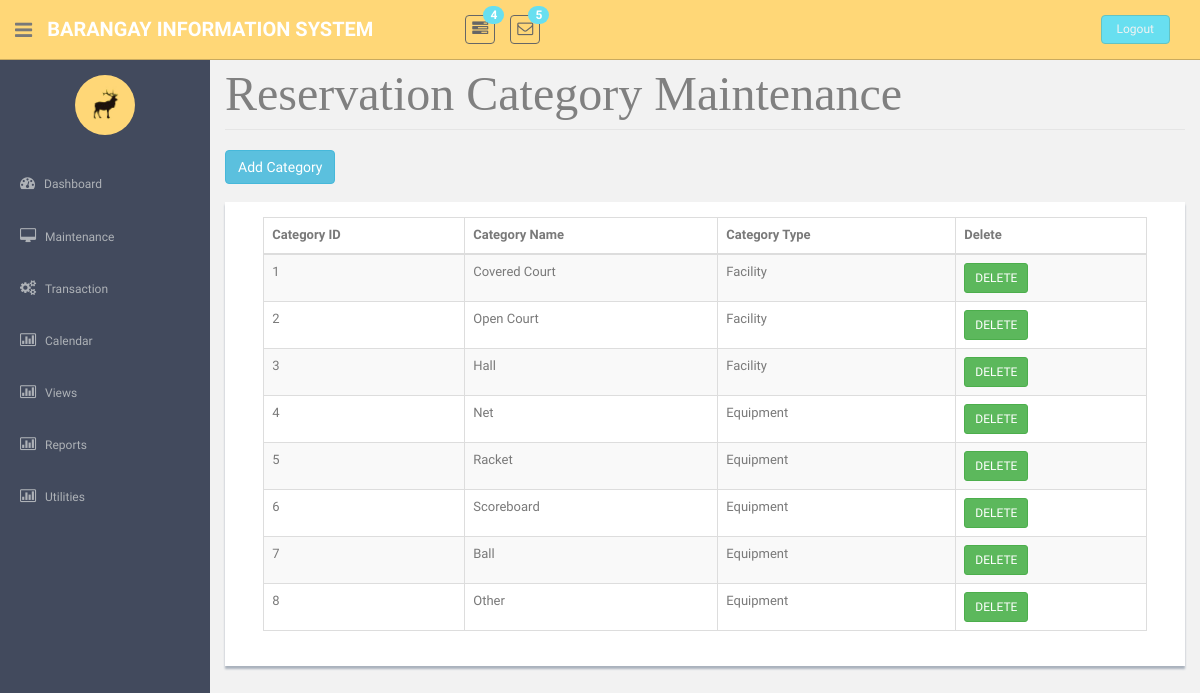
Before: /EquipmentCat.php with the older database file.
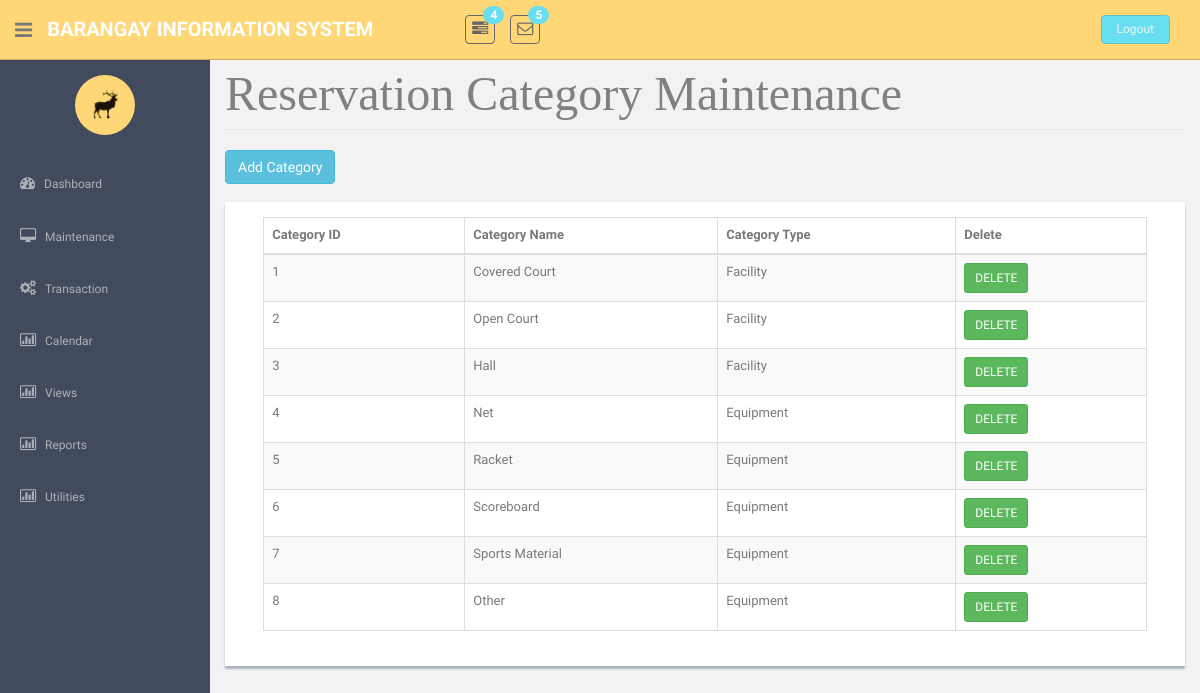
After: the same page with the newer database file.
### tables this page shows
CREATE TABLE `tblcategory` (
  `strCategoryCode` int(25) NOT NULL,
  `strCategoryDesc` varchar(45) NOT NULL,
  `strCategoryType` varchar(45) NOT NULL
);

### EquipmentCat.php (the view, shortened to what this page needs)
<!DOCTYPE html>
          <?php require('header.php');?>
    <?php require('sidebar.php');?>
      <section id="main-content">
          <section class="wrapper site-min-height">		<form method = POST>
<legend ><font face = "cambria" size = 8 color = "grey"> Reservation Category Maintenance </font></legend>
                               <form method = POST>
	 <input type="button" class="btn btn-info" name = "btnEdit1" id = "btnEdit1" value = "Add Category" onclick = "window.location='EquipmentCateAdd.php'">
<center>
<br><div class = "showback">
					 <table   class="table table-striped table-bordered table-hover"  border = '2' style = 'width:95%'>
					<thead>
					<tr>
										<th>Category ID</th>
					<th>Category Name</th>
					<th>Category Type</th>
					<th>Delete</th>
					</tr>
					</thead>
					<tbody>
					<?php
					require('connection.php');
				$sql = "select * from tblCategory ";
				$query = mysqli_query($con, $sql);
				if(mysqli_num_rows($query) > 0){
					while($row = mysqli_fetch_object($query)){?>
					<tr> <td><?php echo $row->strCategoryCode?></td>
					<td><?php echo $row->strCategoryDesc?></td>
					<td><?php echo $row->strCategoryType?></td>
					<td><button class ="btn btn-success btn-sm" type = submit name = "del" value =<?php echo $row->strCategoryCode?>>DELETE</button></td>
				<?php }}
				if(isset($_POST['del'])){
					$a = $_POST['del'];
					mysqli_query($con,"Delete From tblCategory where strCategoryCode = '$a'");
					echo "<script>alert('Successful!');
					window.location ='EquipmentCat.php';</script>";
				}				?></tbody>
				</table>
</center>
</form>
		</section><! --/wrapper -->
      </section>
  </section>
  </body>
</html>

Changed rows visible on the page:
changed tblcategory id 7: strCategoryDesc "Ball" → "Sports Material"
